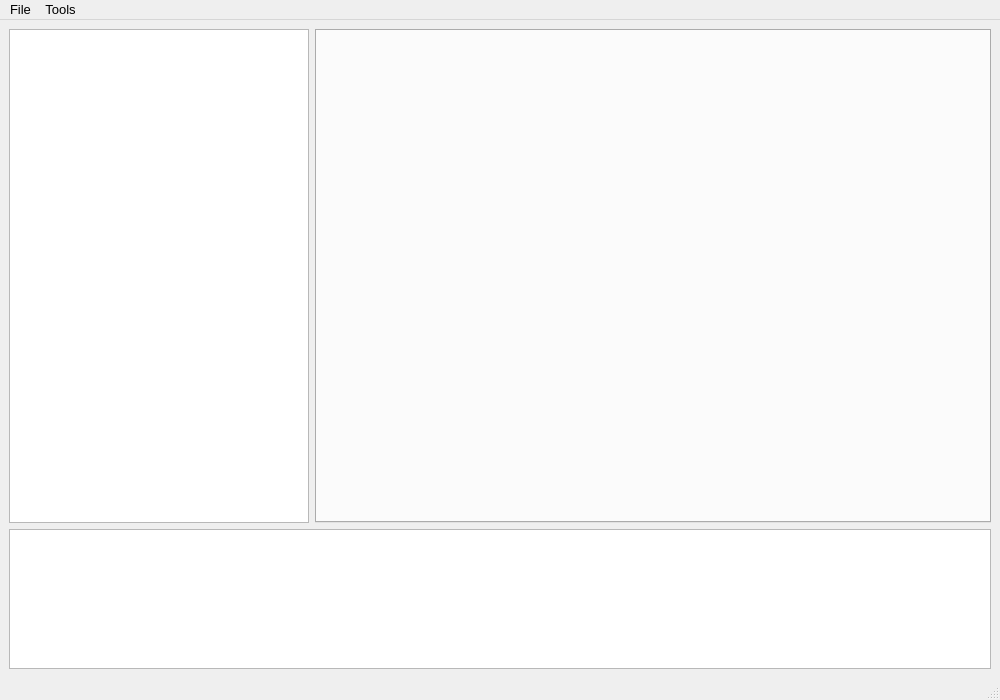
<?xml version="1.0" encoding="UTF-8"?>
<ui version="4.0">
 <class>main_window</class>
 <widget class="QMainWindow" name="main_window">
  <property name="geometry">
   <rect>
    <x>0</x>
    <y>0</y>
    <width>1000</width>
    <height>700</height>
   </rect>
  </property>
  <property name="font">
   <font>
    <family>Arial</family>
    <pointsize>10</pointsize>
   </font>
  </property>
  <property name="windowTitle">
   <string>BastionMod</string>
  </property>
  <property name="windowIcon">
   <iconset resource="../resources/res.qrc">
    <normaloff>:/Images/icon.png</normaloff>:/Images/icon.png</iconset>
  </property>
  <property name="locale">
   <locale language="English" country="UnitedStates"/>
  </property>
  <property name="iconSize">
   <size>
    <width>24</width>
    <height>24</height>
   </size>
  </property>
  <widget class="QWidget" name="central_widget">
   <property name="font">
    <font>
     <family>Arial</family>
    </font>
   </property>
   <property name="locale">
    <locale language="English" country="UnitedStates"/>
   </property>
   <layout class="QGridLayout" name="gridLayout">
    <item row="0" column="1">
     <layout class="QHBoxLayout" name="workspace">
      <item>
       <widget class="QTreeView" name="file_browser">
        <property name="sizePolicy">
         <sizepolicy hsizetype="Preferred" vsizetype="Preferred">
          <horstretch>0</horstretch>
          <verstretch>0</verstretch>
         </sizepolicy>
        </property>
        <property name="minimumSize">
         <size>
          <width>300</width>
          <height>0</height>
         </size>
        </property>
        <property name="rootIsDecorated">
         <bool>true</bool>
        </property>
        <attribute name="headerVisible">
         <bool>false</bool>
        </attribute>
       </widget>
      </item>
      <item>
       <widget class="QTabWidget" name="editor">
        <property name="tabsClosable">
         <bool>true</bool>
        </property>
        <property name="movable">
         <bool>true</bool>
        </property>
       </widget>
      </item>
     </layout>
    </item>
    <item row="1" column="1">
     <widget class="QPlainTextEdit" name="output">
      <property name="sizePolicy">
       <sizepolicy hsizetype="Preferred" vsizetype="Fixed">
        <horstretch>0</horstretch>
        <verstretch>0</verstretch>
       </sizepolicy>
      </property>
      <property name="minimumSize">
       <size>
        <width>300</width>
        <height>0</height>
       </size>
      </property>
      <property name="maximumSize">
       <size>
        <width>16777215</width>
        <height>140</height>
       </size>
      </property>
      <property name="baseSize">
       <size>
        <width>0</width>
        <height>10</height>
       </size>
      </property>
      <property name="font">
       <font>
        <family>Monospace</family>
       </font>
      </property>
      <property name="readOnly">
       <bool>true</bool>
      </property>
     </widget>
    </item>
   </layout>
  </widget>
  <widget class="QStatusBar" name="status_bar"/>
  <widget class="QMenuBar" name="main_menu">
   <property name="geometry">
    <rect>
     <x>0</x>
     <y>0</y>
     <width>1000</width>
     <height>26</height>
    </rect>
   </property>
   <widget class="QMenu" name="menu_file">
    <property name="title">
     <string>File</string>
    </property>
    <addaction name="open"/>
    <addaction name="separator"/>
    <addaction name="save_document"/>
    <addaction name="close_document"/>
    <addaction name="separator"/>
    <addaction name="quit"/>
   </widget>
   <widget class="QMenu" name="menu_tools">
    <property name="title">
     <string>Tools</string>
    </property>
    <addaction name="toggle_debug_mode"/>
   </widget>
   <addaction name="menu_file"/>
   <addaction name="menu_tools"/>
  </widget>
  <action name="quit">
   <property name="text">
    <string>Quit</string>
   </property>
   <property name="shortcut">
    <string>Ctrl+Q</string>
   </property>
  </action>
  <action name="toggle_debug_mode">
   <property name="checkable">
    <bool>true</bool>
   </property>
   <property name="checked">
    <bool>false</bool>
   </property>
   <property name="enabled">
    <bool>false</bool>
   </property>
   <property name="text">
    <string>Toggle Debug Mode</string>
   </property>
   <property name="shortcut">
    <string>Ctrl+D</string>
   </property>
  </action>
  <action name="open">
   <property name="text">
    <string>Open</string>
   </property>
   <property name="shortcut">
    <string>Ctrl+O</string>
   </property>
  </action>
  <action name="save_document">
   <property name="enabled">
    <bool>false</bool>
   </property>
   <property name="text">
    <string>Save Document</string>
   </property>
   <property name="shortcut">
    <string>Ctrl+S</string>
   </property>
  </action>
  <action name="close_document">
   <property name="enabled">
    <bool>false</bool>
   </property>
   <property name="text">
    <string>Close Document</string>
   </property>
   <property name="shortcut">
    <string>Ctrl+W</string>
   </property>
  </action>
 </widget>
 <resources>
  <include location="../resources/res.qrc"/>
 </resources>
 <connections/>
</ui>
